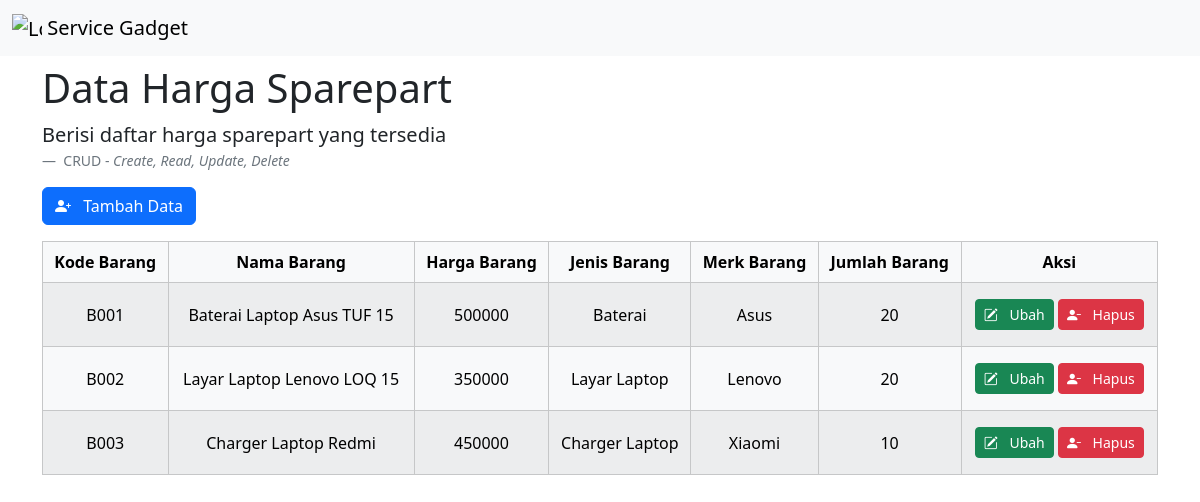
Before: /form_sparepart.php with the older database file.
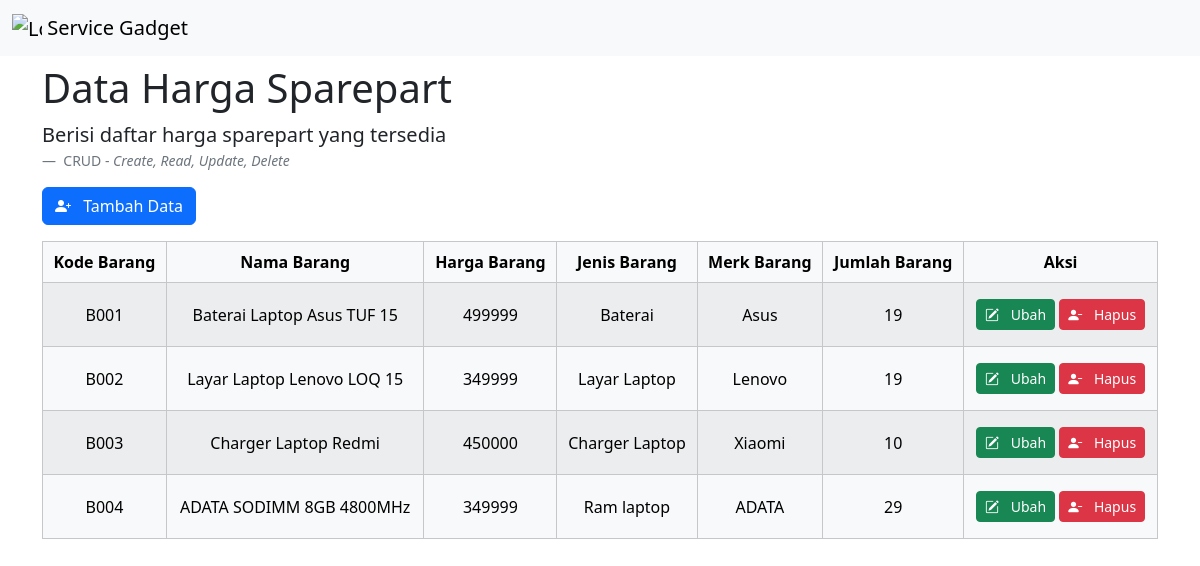
After: the same page with the newer database file.
### tables this page shows
CREATE TABLE `sparepart` (
  `kd_barang` char(10) NOT NULL,
  `nama_barang` varchar(255) NOT NULL,
  `harga_barang` mediumint(9) NOT NULL,
  `jenis_barang` varchar(255) NOT NULL,
  `merk_barang` varchar(255) NOT NULL,
  `jumlah_barang` smallint(6) NOT NULL
);

### form_sparepart.php (the view, shortened to what this page needs)
<?php
include 'koneksi.php';
$query = "SELECT * FROM sparepart;";
$sql = mysqli_query($conn, $query) or die(mysqli_error($conn));
?>
<!DOCTYPE html>
<html lang="en">
<head>
    <link href="css/bootstrap.min.css" rel="stylesheet">
    <link rel="stylesheet" href="bootstrap-icons/bootstrap-icons.min.css">
    <link rel="stylesheet" href="styles.css">
</head>
<body class="pt-5">
    <nav class="navbar fixed-top bg-body-tertiary">
        <div class="container-fluid">
            <a class="navbar-brand" href="#">
                <img src="img/menu_logo.png" alt="Logo" width="30" height="24" class="d-inline-block align-text-top">
                Service Gadget
            </a>
        </div>
    </nav>
    <div class="container">
        <h1 class="mt-3">Data Harga Sparepart</h1>
        <figure>
            <blockquote class="blockquote">
                <p>Berisi daftar harga sparepart yang tersedia</p>
            </blockquote>
            <figcaption class="blockquote-footer">
                CRUD - <cite title="Source Title">Create, Read, Update, Delete</cite>
            </figcaption>
        </figure>
        <a href="kelola.php?tambah=sparepart" type="button" class="btn btn-primary mb-3">
            <i class="bi bi-person-plus-fill me-2"></i>
                Tambah Data
            </a>
        <div class="table-responsive">
            <table class="table table-light table-striped table-hover table-bordered align-middle">
                <thead class="text-center align-middle">
                    <tr>
                        <th>Kode Barang</th>
                        <th>Nama Barang</th>
                        <th>Harga Barang</th>
                        <th>Jenis Barang</th>
                        <th>Merk Barang</th>
                        <th>Jumlah Barang</th>
                        <th>Aksi</th>
                    </tr>
                </thead>
                <tbody class="text-center">
                    <?php while ($hasil = mysqli_fetch_assoc($sql)): ?>
                        <tr>
                            <td>
                                <?= $hasil['kd_barang']; ?>
                            </td>
                            <td>
                                <?= $hasil['nama_barang']; ?>
                            </td>
                            <td>
                                <?= $hasil['harga_barang']; ?>
                            </td>
                            <td>
                                <?= $hasil['jenis_barang']; ?>
                            </td>
                            <td>
                                <?= $hasil['merk_barang']; ?>
                            </td>
                            <td>
                                <?= $hasil['jumlah_barang']; ?>
                            </td>
                            <td>
                                <a href="kelola.php?tombol=ubahSparepart&ubah=<?= $hasil['kd_barang']; ?>" type="button"
                                    class="btn btn-success btn-sm mb-2 mt-2">
                                    <i class="bi bi-pencil-square me-2"></i>
                                    Ubah
                                </a>
                                <a href="proses.php?hapusSparepart=<?= $hasil['kd_barang']; ?>" type="button"
                                    class="btn btn-danger btn-sm mb-2 mt-2" onclick="return confirm('Apakah Anda yakin ingin menghapus data ini?')">
                                    <i class="bi bi-person-dash-fill me-2"></i>
                                        Hapus
                                    </a>
                            </td>
                        </tr>
                    <?php endwhile; ?>
                </tbody>
            </table>
        </div>
    </div>
</body>
</html>

Changed rows visible on the page:
changed sparepart "Baterai Laptop Asus TUF 15": harga_barang "500000" → "499999"; jumlah_barang "20" → "19"
changed sparepart "Layar Laptop Lenovo LOQ 15": harga_barang "350000" → "349999"; jumlah_barang "20" → "19"
added sparepart: kd_barang "B004", nama_barang "ADATA SODIMM 8GB 4800MHz", harga_barang "349999", jenis_barang "Ram laptop", merk_barang "ADATA", jumlah_barang "29"
